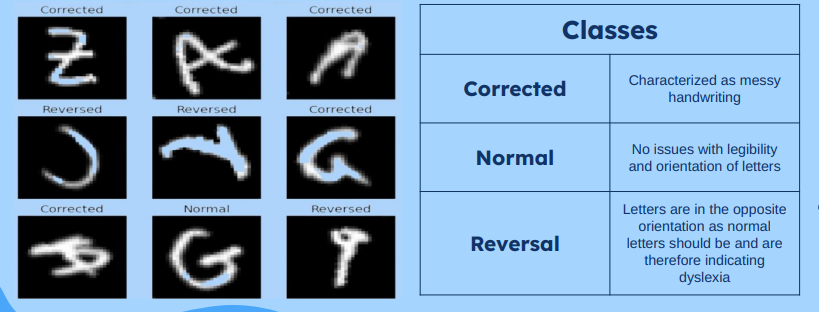
#> input picture Dataset.png, 819 x 312 px, given in place of cheese3.png, which was not available
$ jupyter execute Word_Contours.ipynb   (shell and % lines are left out)   (older library calls are emulated)   (text cells are left out)
#> lines starting #> are read from the running program, lines starting #| are printed output that depends on the picture; after the words box and inside, x2 and y2 are one past the last pixel; in counts of white or black regions, pixels touching at a corner belong together; pictures that were not available may be replaced by others from this repository, and a replacement may not be noted
[cell 1]
import cv2
import numpy as np
from matplotlib import pyplot as plt
import argparse
import imutils
import math

[cell 2]
def get_contours_and_disp(filepath):
    img = cv2.imread(filepath)

    Ig = cv2.cvtColor(img, cv2.COLOR_BGR2GRAY)

    shape = Ig.shape

    _,It = cv2.threshold(Ig,0,255,cv2.THRESH_OTSU)

    sx = cv2.Sobel(It,cv2.CV_32F,1,0)

    sy = cv2.Sobel(It,cv2.CV_32F,0,1)

    m = cv2.magnitude(sx,sy)

    m = cv2.normalize(m,None,0.,255.,cv2.NORM_MINMAX,cv2.CV_8U)

    #m = cv2.ximgproc.thinning(m,None,cv2.ximgproc.THINNING_GUOHALL)

    contours, _ = cv2.findContours(m,cv2.RETR_TREE,cv2.CHAIN_APPROX_SIMPLE)
    #print(len(contours))
    disp = cv2.merge((m,m,m))
    disp = cv2.drawContours(disp,contours,-1,color=(255,0,0))

    return contours, disp, shape

    #plt.imshow(disp)
    #plt.show()

[cell 3]
def get_and_plot_contour_centers(contours, disp, plot=True):

    p_xs = np.array([])
    p_ys = np.array([])

    all_xs = []
    all_ys = []

    for cont in contours:
        cont = cont.tolist()
        for point in cont:
            for xy in point:
                p_xs = np.append(p_xs, xy[0])
                p_ys = np.append(p_ys, xy[1])

        all_xs.append(p_xs)
        all_ys.append(p_ys)

        p_xs = np.array([])
        p_ys = np.array([])


    cc_x = []
    for cont_x_points in all_xs:
        cc_x.append(round(np.mean(cont_x_points)))

    cc_y = []
    for cont_y_points in all_ys:
        cc_y.append(round(np.mean(cont_y_points)))

    if plot:
        graph, (plot1) = plt.subplots(1, 1)
        plot1.imshow(disp)
        plot1.scatter(cc_x, cc_y)
        plt.show()

    return (list(zip(cc_x, cc_y)))

[cell 4]
def diagnose_dyslexia_with_countour_centers(filepath):
    contours, disp, shape = get_contours_and_disp(filepath)
#> in get_contours_and_disp, img is the input picture: shape (312, 819, 3); mean B, G, R 178.4, 149.4, 118.2
#> in get_contours_and_disp, `Ig = cv2.cvtColor(img, cv2.COLOR_BGR2GRAY)`:
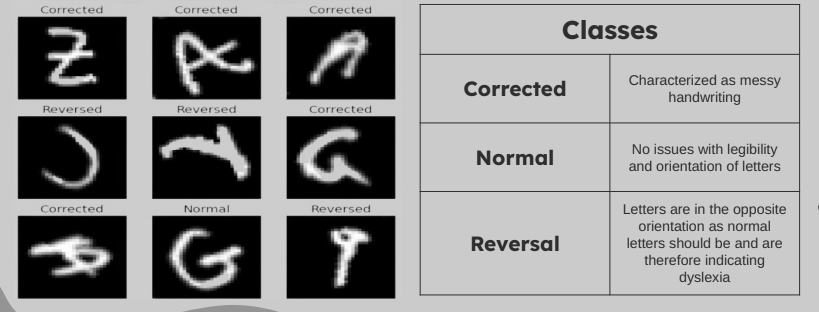
#> Ig: shape (312, 819); min 0, max 255, mean 143.2
#> in get_contours_and_disp, `_,It = cv2.threshold(Ig,0,255,cv2.THRESH_OTSU)`:
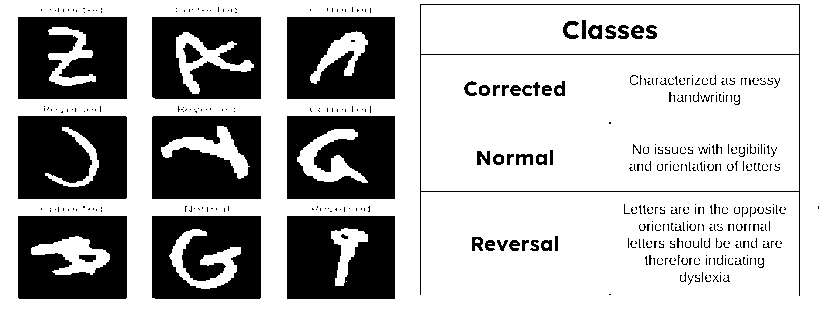
#> It: shape (312, 819); 70.2% white; 448 black regions (389 under 20 px)
#> in get_contours_and_disp, `sx = cv2.Sobel(It,cv2.CV_32F,1,0)`:
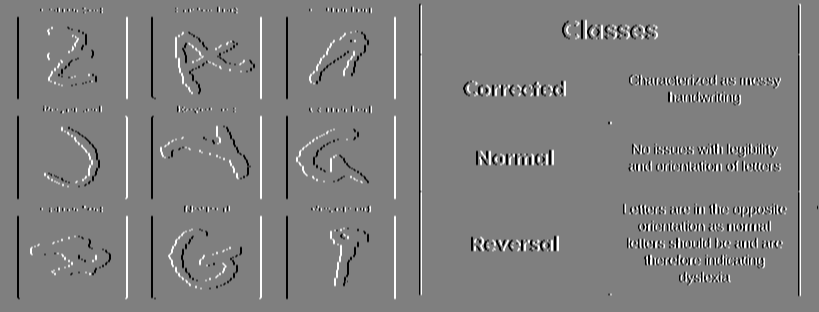
#> sx: shape (312, 819) float32; min -1020, max 1020, mean 0; drawn with min black and max white
#> in get_contours_and_disp, `sy = cv2.Sobel(It,cv2.CV_32F,0,1)`:
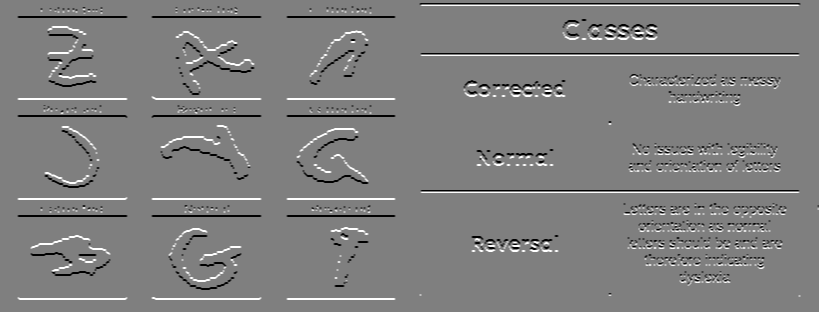
#> sy: shape (312, 819) float32; min -1020, max 1020, mean 0; drawn with min black and max white
#> in get_contours_and_disp, `m = cv2.magnitude(sx,sy)`:
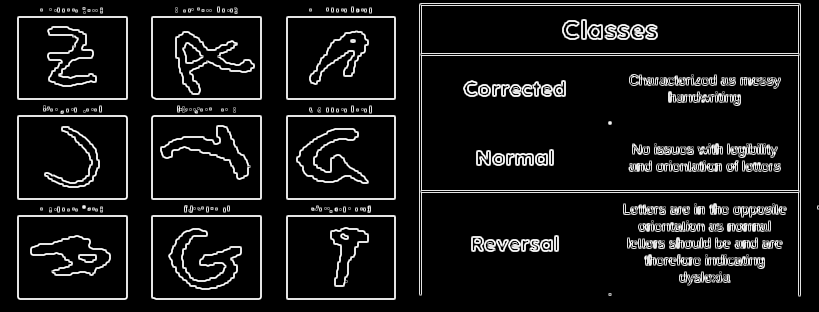
#> m: shape (312, 819) float32; min 0, max 1140.4, mean 102.7; drawn with min black and max white
#> in get_contours_and_disp, `contours, _ = cv2.findContours(m,cv2.RETR_TREE,cv2.CHAIN_APPROX_SIMPLE)`: contours = 799 contours, 684 with area under 20; largest, box (x1, y1, x2, y2) and area: (419, 3, 801, 297) 72424, (421, 55, 799, 191) 50893, (421, 5, 799, 54) 18094, (151, 115, 262, 200) 9240, (17, 215, 128, 300) 9239
#> in get_contours_and_disp, `disp = cv2.drawContours(disp,contours,-1,color=(255,0,0))`:
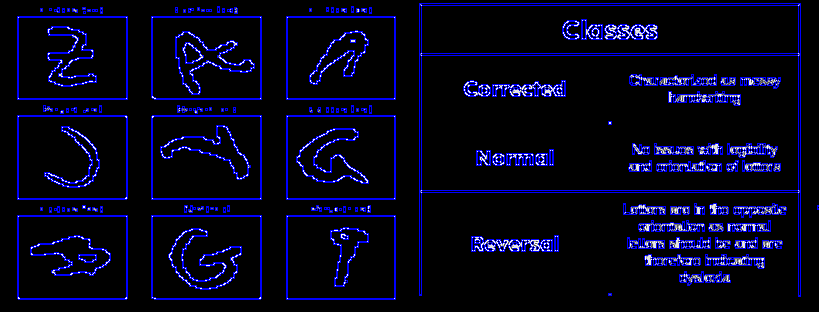
#> disp: shape (312, 819, 3); mean of channels 0, 1, 2 29.2, 4.8, 4.8; drawn as B, G, R
#> shape = (312, 819)
    cc = get_and_plot_contour_centers(contours, disp, plot=True)
#> the loop in get_and_plot_contour_centers, `for cont in contours:` made 799 passes
#> cont on passes 1, 3, 4: [[[608, 293]], [[608, 295]], [[611, 295]], [[611, 293]]], [[[688, 283]], [[689, 282]], [[690, 283]], [[689, 284]]], [[[724, 281]], [[725, 280]], [[726, 281]], [[725, 282]]]
#> after the loop in get_and_plot_contour_centers, `for cont in contours:`: all_xs = 799 items
#> the loop in get_and_plot_contour_centers, `for cont_x_points in all_xs:` made 799 passes
#> cont_x_points on passes 1, 3, 4: [608, 608, 611, 611], [688, 689, 690, 689], [724, 725, 726, 725]
#> after the loop in get_and_plot_contour_centers, `for cont_x_points in all_xs:`: cc_x = 799 values, max 818 at index 266, min 41 at index 250, mean 546.1
#> the loop in get_and_plot_contour_centers, `for cont_y_points in all_ys:` made 799 passes
#> cont_y_points on passes 1, 3, 4: [293, 295, 295, 293], [283, 282, 283, 284], [281, 280, 281, 282]
#> after the loop in get_and_plot_contour_centers, `for cont_y_points in all_ys:`: cc_y = 799 values, max 294 at index 0, min 4 at index 798, mean 156.2
#> in get_and_plot_contour_centers, `plt.show()`:
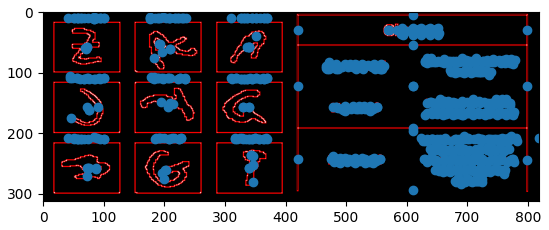
#> figure drawn by matplotlib, 1 panel
#> cc = 799 pairs, first value 41 to 818, second value 4 to 294

    cc = np.asarray(cc)

    index = np.argsort(cc[:, 0], axis = 0)
#> index = 799 values, max 798 at index 338, min 0 at index 335, mean 399

    #print (index)
    #print (cc)

    cc_sorted = cc[index]
#> cc_sorted has the same summary as cc

    #print (f'cc_sorted: {cc_sorted}')
    #print ('!!!!!!!!!!!!!!!!!!!!!!!!!!!!!!!!!!!!')

    diffs = np.diff(cc_sorted, axis=0)
#> diffs = 798 pairs, first value 0 to 75, second value -251 to 247

    #print (f'diffs: {diffs}')
    #print ('!!!!!!!!!!!!!!!!!!!!!!!!!!!!!!!!!!!!')
    #For future reference, don't use magic numbers :)
    rows_to_delete = np.where(np.isclose(diffs[:,0], 0, atol=5))

    #print (rows_to_delete)

    diffs_important = np.delete(diffs, rows_to_delete, axis = 0)
#> diffs_important = [[8, -249], [75, 1], [75, 99], [50, 13], [46, 59], [6, -58], [14, -1], [6, 2], [8, -2], [17, -184], [19, 85]]

    #print (f'diffs_important: {diffs_important}')
    #print ('!!!!!!!!!!!!!!!!!!!!!!!!!!!!!!!!!!!!')
    change_in_diffs_important = np.diff(diffs_important, axis=0)
#> change_in_diffs_important = [[67, 250], [0, 98], [-25, -86], [-4, 46], [-40, -117], [8, 57], [-8, 3], [2, -4], [9, -182], [2, 269]]

    #print (f'change_in_diffs_important: {change_in_diffs_important}')
    #print ('!!!!!!!!!!!!!!!!!!!!!!!!!!!!!!!!!!!!')
    plt.plot(diffs_important[:,0])
    plt.title('Change in x position')
    plt.show()
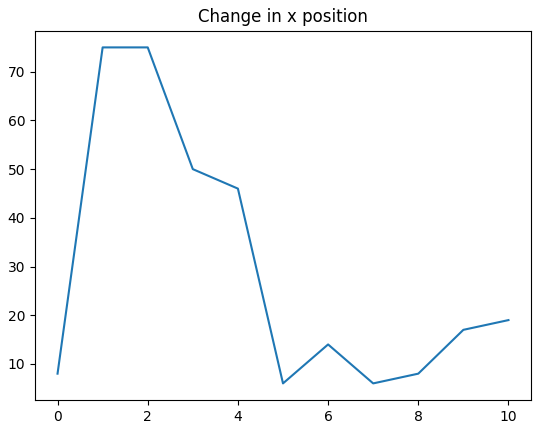
#> figure drawn by matplotlib, 1 panel; curve peaks at x = 1, y = 75

    plt.plot(change_in_diffs_important[:,0])
    plt.title('Acceleration in x position')
    plt.show()
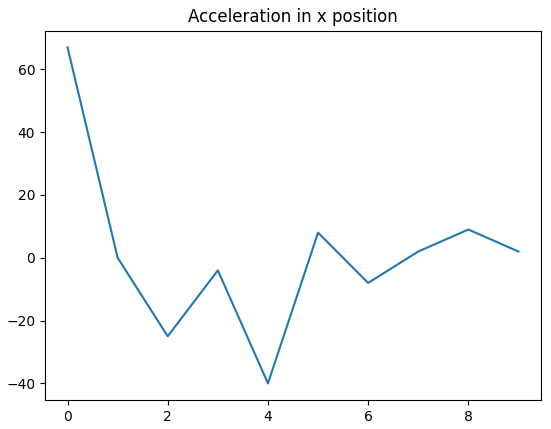
#> figure drawn by matplotlib, 1 panel; curve peaks at x = 0, y = 67

    #print(len(np.where(change_in_diffs_important[:,0] > np.abs(20))[0]))
    print (type(shape))
#| <class 'tuple'>
    #If number of times that the length in betwen each character is greater than
    #a magic number 20 is greater than 1/4 of the spaces between letters,
    #dyslexia
    change_thresh = round(shape[1]**0.5)
#> change_thresh = 29
    num_inconsistencies = len(np.where(np.abs(change_in_diffs_important[:,0]) > change_thresh)[0])
#> num_inconsistencies = 2

    #if len(np.where(change_in_diffs_important[:,0] > round(np.abs((shape[1])**0.5)[0]))) > len(diffs_important) // 4:
    if num_inconsistencies > (len(diffs_important) // 4):
        return 1

    else:
        return 0
